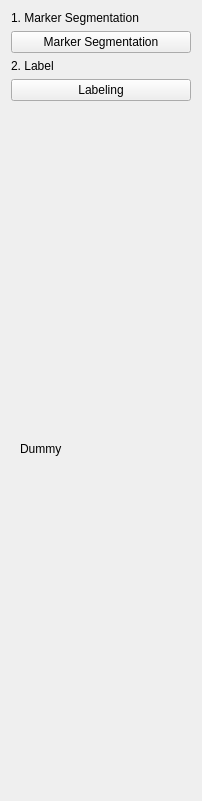
<?xml version="1.0" encoding="UTF-8"?>
<ui version="4.0">
 <class>SegmentationWidget</class>
 <widget class="QWidget" name="SegmentationWidget">
  <property name="geometry">
   <rect>
    <x>0</x>
    <y>0</y>
    <width>202</width>
    <height>801</height>
   </rect>
  </property>
  <property name="windowTitle">
   <string>SegmentationWidget</string>
  </property>
  <layout class="QVBoxLayout" name="verticalLayout">
   <item>
    <widget class="QLabel" name="label">
     <property name="text">
      <string>1. Marker Segmentation</string>
     </property>
    </widget>
   </item>
   <item>
    <widget class="QPushButton" name="pushButtonMarkerSegmentation">
     <property name="text">
      <string>Marker Segmentation</string>
     </property>
    </widget>
   </item>
   <item>
    <widget class="QLabel" name="label_2">
     <property name="text">
      <string>2. Label</string>
     </property>
    </widget>
   </item>
   <item>
    <widget class="QPushButton" name="pushButtonLabeling">
     <property name="text">
      <string>Labeling</string>
     </property>
    </widget>
   </item>
   <item>
    <widget class="QStackedWidget" name="stackedWidget">
     <property name="currentIndex">
      <number>0</number>
     </property>
     <widget class="QWidget" name="pageDummy">
      <layout class="QVBoxLayout" name="verticalLayout_4">
       <item>
        <widget class="QLabel" name="label_3">
         <property name="text">
          <string>Dummy</string>
         </property>
        </widget>
       </item>
      </layout>
     </widget>
     <widget class="QWidget" name="pageMarkerSegmentation">
      <layout class="QVBoxLayout" name="verticalLayout_3">
       <item>
        <widget class="QGroupBox" name="groupBoxCervial">
         <property name="title">
          <string>Cervial</string>
         </property>
         <layout class="QGridLayout" name="gridLayoutCervial"/>
        </widget>
       </item>
       <item>
        <widget class="QGroupBox" name="groupBoxThracic">
         <property name="title">
          <string>Thoracic</string>
         </property>
         <layout class="QGridLayout" name="gridLayoutThracic"/>
        </widget>
       </item>
       <item>
        <widget class="QGroupBox" name="groupBoxLumbar">
         <property name="title">
          <string>Lumbar</string>
         </property>
         <layout class="QGridLayout" name="gridLayoutLumbar"/>
        </widget>
       </item>
       <item>
        <widget class="QGroupBox" name="groupBoxSacral">
         <property name="title">
          <string>Sacral</string>
         </property>
         <layout class="QGridLayout" name="gridLayoutSacral"/>
        </widget>
       </item>
       <item>
        <spacer name="verticalSpacer_2">
         <property name="orientation">
          <enum>Qt::Vertical</enum>
         </property>
         <property name="sizeHint" stdset="0">
          <size>
           <width>20</width>
           <height>178</height>
          </size>
         </property>
        </spacer>
       </item>
      </layout>
     </widget>
     <widget class="QWidget" name="pageLabel">
      <layout class="QVBoxLayout" name="verticalLayout_2">
       <item>
        <widget class="QLabel" name="label_4">
         <property name="text">
          <string>Label</string>
         </property>
        </widget>
       </item>
       <item>
        <spacer name="verticalSpacer">
         <property name="orientation">
          <enum>Qt::Vertical</enum>
         </property>
         <property name="sizeHint" stdset="0">
          <size>
           <width>20</width>
           <height>40</height>
          </size>
         </property>
        </spacer>
       </item>
      </layout>
     </widget>
    </widget>
   </item>
  </layout>
 </widget>
 <resources/>
 <connections/>
</ui>
